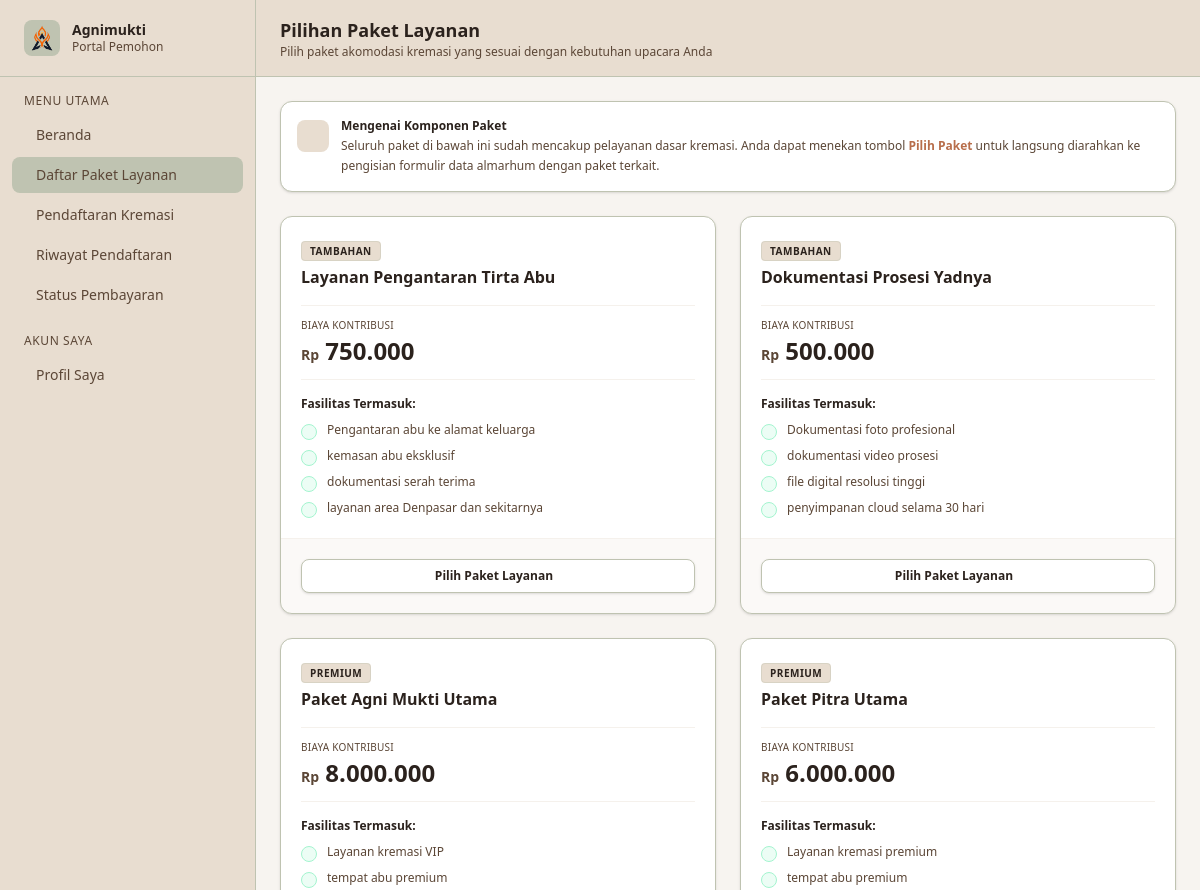
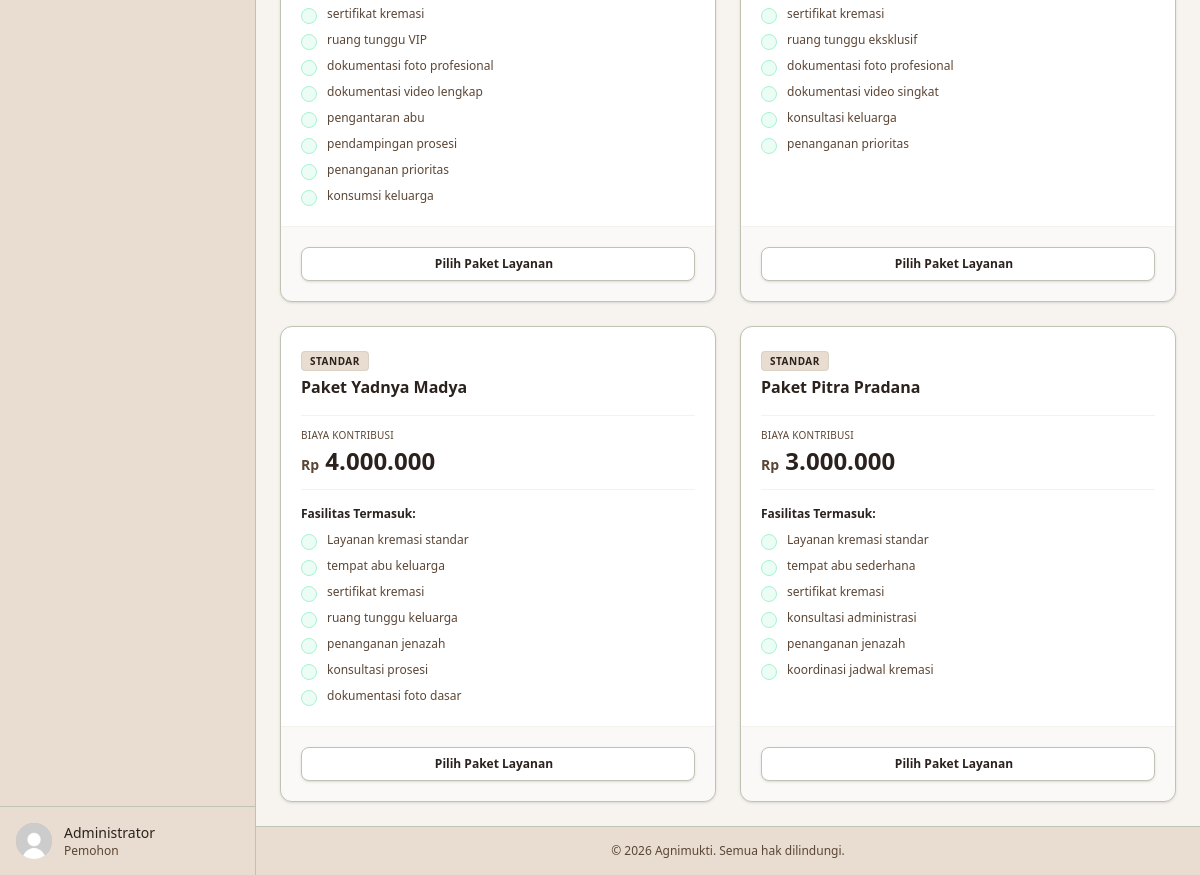
/user/index.php?page=daftar-paket (signed in), run on the app's committed database (2 pictures, top to bottom).
### tables this page shows
CREATE TABLE paket_layanan (
    id_paket INT AUTO_INCREMENT PRIMARY KEY,
    id_kategori INT NOT NULL,
    nama_paket VARCHAR(100) NOT NULL,
    harga DECIMAL(12,2) NOT NULL,
    fasilitas TEXT,
    created_at TIMESTAMP DEFAULT CURRENT_TIMESTAMP,

    CONSTRAINT fk_paket_kategori
    FOREIGN KEY (id_kategori)
    REFERENCES kategori_paket(id_kategori)
    ON UPDATE CASCADE
    ON DELETE RESTRICT
);

CREATE TABLE kategori_paket (
    id_kategori INT AUTO_INCREMENT PRIMARY KEY,
    nama_kategori VARCHAR(100) NOT NULL,
    deskripsi TEXT,
    created_at TIMESTAMP DEFAULT CURRENT_TIMESTAMP
);

### config/Database.php (called while the page is built)
<?php
class Database {
    private $host = "localhost";
    private $username = "root";
    private $password = "";
    private $dbname   = "db_agnimukti";
    public function connect() {
        try {
            $pdo = new PDO(
                "mysql:host={$this->host};dbname={$this->dbname};charset=utf8mb4",
                $this->username,
                $this->password
            );
            $pdo->setAttribute(PDO::ATTR_ERRMODE, PDO::ERRMODE_EXCEPTION);
            return $pdo;
        } catch (PDOException $e) {
            die("Koneksi database gagal: " . $e->getMessage());
        }
    }
}
?>

### classes/PaketLayanan.php (called while the page is built, shortened)
<?php
require_once __DIR__ . '/../config/Database.php';
class PaketLayanan
{
    private $conn;
    public function __construct()
    {
        $database = new Database();
        $this->conn = $database->connect();
    }
    public function getAll()
    {
        $sql = "SELECT
                    p.id_paket,
                    p.id_kategori,
                    k.nama_kategori,
                    p.nama_paket,
                    p.harga,
                    p.fasilitas
                FROM paket_layanan p
                JOIN kategori_paket k
                    ON p.id_kategori = k.id_kategori
                ORDER BY p.id_paket DESC";
        $stmt = $this->conn->prepare($sql);
        $stmt->execute();
        return $stmt->fetchAll(PDO::FETCH_ASSOC);
    }
}

### public/user/pages/daftar-paket.php (the view, shortened to what this page needs)
<?php
require_once __DIR__ . '/../../../classes/PaketLayanan.php';
$paketModel = new PaketLayanan();
$dataPaket = $paketModel->getAll();
?>
<header class="bg-[#E8DDD0] border-b border-[#BFC3B1] px-6 py-4 flex items-center justify-between sticky top-0 z-30">
    <div>
        <h1 class="text-lg font-semibold text-[#2B221D]">Pilihan Paket Layanan</h1>
        <p class="text-xs text-[#5B4636]">Pilih paket akomodasi kremasi yang sesuai dengan kebutuhan upacara Anda</p>
    </div>
</header>
<div class="p-6 space-y-6">
    <div class="bg-white p-4 rounded-xl border border-[#BFC3B1] flex items-start gap-3 shadow-sm">
        <div class="w-8 h-8 rounded-lg bg-[#E8DDD0] flex items-center justify-center text-[#B86E4B] shrink-0 mt-0.5">
        </div>
        <div class="text-xs">
            <h4 class="font-semibold text-[#2B221D]">Mengenai Komponen Paket</h4>
            <p class="text-[#5B4636] mt-0.5 leading-relaxed">Seluruh paket di bawah ini sudah mencakup pelayanan dasar kremasi. Anda dapat menekan tombol <strong class="text-[#B86E4B]">Pilih Paket</strong> untuk langsung diarahkan ke pengisian formulir data almarhum dengan paket terkait.</p>
        </div>
    </div>
    <div class="grid grid-cols-1 md:grid-cols-2 xl:grid-cols-3 gap-6">
        <?php if (!empty($dataPaket)): ?>
            <?php foreach ($dataPaket as $paket): ?>
                <div class="bg-white rounded-xl border border-[#BFC3B1] flex flex-col justify-between overflow-hidden shadow-sm hover:shadow-md transition-all group">
                    <div class="p-5 space-y-4">
                        <div class="space-y-1">
                            <span class="px-2 py-0.5 rounded bg-[#E8DDD0] text-[#2B221D] text-[10px] font-bold uppercase tracking-wider border border-[#BFC3B1]/40">
                                <?= htmlspecialchars($paket['nama_kategori']) ?>
                            </span>
                            <h3 class="text-base font-bold text-[#2B221D] pt-1 group-hover:text-[#B86E4B] transition-colors">
                                <?= htmlspecialchars($paket['nama_paket']) ?>
                            </h3>
                        </div>
                        <div class="border-y border-[#F5F1EC] py-3">
                            <p class="text-[10px] text-[#5B4636] uppercase tracking-wide font-medium">Biaya Kontribusi</p>
                            <p class="text-2xl font-bold text-[#2B221D] mt-0.5">
                                <span class="text-sm font-semibold text-[#5B4636]">Rp</span>
                                <?= number_format($paket['harga'], 0, ',', '.') ?>
                            </p>
                        </div>
                        <div class="space-y-2.5">
                            <p class="text-xs font-semibold text-[#2B221D]">Fasilitas Termasuk:</p>
                            <ul class="space-y-2">
                                <?php
                                    $delimiter = (strpos($paket['fasilitas'], "\n") !== false) ? "\n" : ",";
                                    $listFasilitas = explode($delimiter, $paket['fasilitas']);
                                    foreach ($listFasilitas as $fasilitas):
                                        $fasilitasClean = trim($fasilitas);
                                ?>
                                    <li class="flex items-start gap-2.5 text-xs text-[#5B4636]">
                                        <div class="w-4 h-4 rounded-full bg-emerald-50 border border-emerald-200 flex items-center justify-center text-emerald-600 shrink-0 mt-0.5">
                                        </div>
                                        <span class="leading-tight"><?= htmlspecialchars($fasilitasClean) ?></span>
                                    </li>
                                <?php endforeach; ?>
                            </ul>
                        </div>
                    </div>
                    <div class="p-5 bg-[#F5F1EC]/40 border-t border-[#F5F1EC]">
                        <a href="?page=pendaftaran&id_paket=<?= $paket['id_paket'] ?>"
                           class="w-full inline-flex items-center justify-center gap-2 px-4 py-2 bg-white hover:bg-[#B86E4B] border border-[#BFC3B1] hover:border-[#B86E4B] text-[#2B221D] hover:text-white text-xs font-semibold rounded-lg shadow-sm transition-all">
                            Pilih Paket Layanan
                        </a>
                    </div>
                </div>
            <?php endforeach; ?>
        <?php endif; ?>
    </div>
</div>

### data on the page
paket_layanan: id_kategori.nama_kategori "TAMBAHAN", nama_paket "Layanan Pengantaran Tirta Abu", harga "750.000", fasilitas "Pengantaran abu ke alamat keluarga", fasilitas "kemasan abu eksklusif", fasilitas "dokumentasi serah terima", fasilitas "layanan area Denpasar dan sekitarnya"
paket_layanan: id_kategori.nama_kategori "TAMBAHAN", nama_paket "Dokumentasi Prosesi Yadnya", harga "500.000", fasilitas "Dokumentasi foto profesional", fasilitas "dokumentasi video prosesi", fasilitas "file digital resolusi tinggi", fasilitas "penyimpanan cloud selama 30 hari"
paket_layanan: id_kategori.nama_kategori "PREMIUM", nama_paket "Paket Agni Mukti Utama", harga "8.000.000", fasilitas "Layanan kremasi VIP", fasilitas "tempat abu premium", fasilitas "sertifikat kremasi", fasilitas "ruang tunggu VIP", fasilitas "dokumentasi foto profesional", fasilitas "dokumentasi video lengkap", fasilitas "pengantaran abu", fasilitas "pendampingan prosesi", fasilitas "penanganan prioritas", fasilitas "konsumsi keluarga"
paket_layanan: id_kategori.nama_kategori "PREMIUM", nama_paket "Paket Pitra Utama", harga "6.000.000", fasilitas "Layanan kremasi premium", fasilitas "tempat abu premium", fasilitas "sertifikat kremasi", fasilitas "ruang tunggu eksklusif", fasilitas "dokumentasi foto profesional", fasilitas "dokumentasi video singkat", fasilitas "konsultasi keluarga", fasilitas "penanganan prioritas"
paket_layanan: id_kategori.nama_kategori "STANDAR", nama_paket "Paket Yadnya Madya", harga "4.000.000", fasilitas "Layanan kremasi standar", fasilitas "tempat abu keluarga", fasilitas "sertifikat kremasi", fasilitas "ruang tunggu keluarga", fasilitas "penanganan jenazah", fasilitas "konsultasi prosesi", fasilitas "dokumentasi foto dasar"
paket_layanan: id_kategori.nama_kategori "STANDAR", nama_paket "Paket Pitra Pradana", harga "3.000.000", fasilitas "Layanan kremasi standar", fasilitas "tempat abu sederhana", fasilitas "sertifikat kremasi", fasilitas "konsultasi administrasi", fasilitas "penanganan jenazah", fasilitas "koordinasi jadwal kremasi"

### other printed values
$authUser['data']['nama'] "Administrator"
